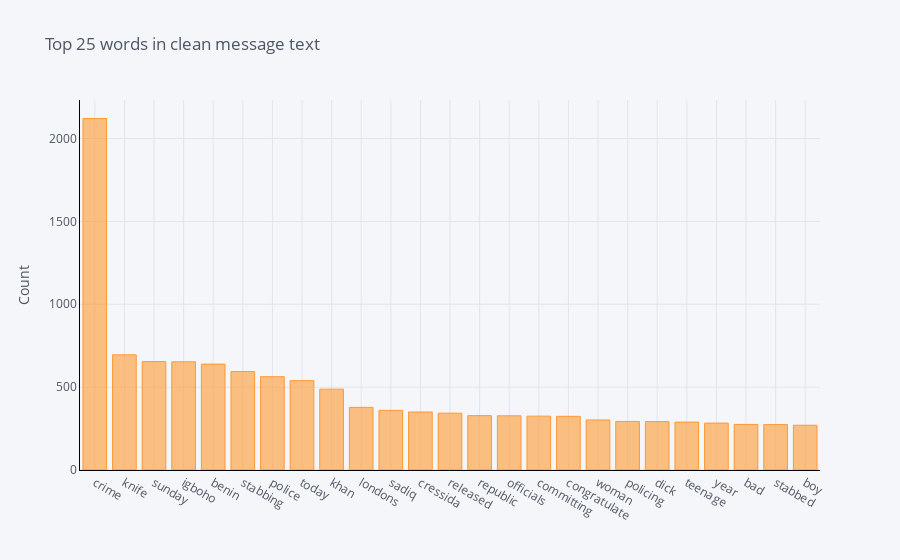
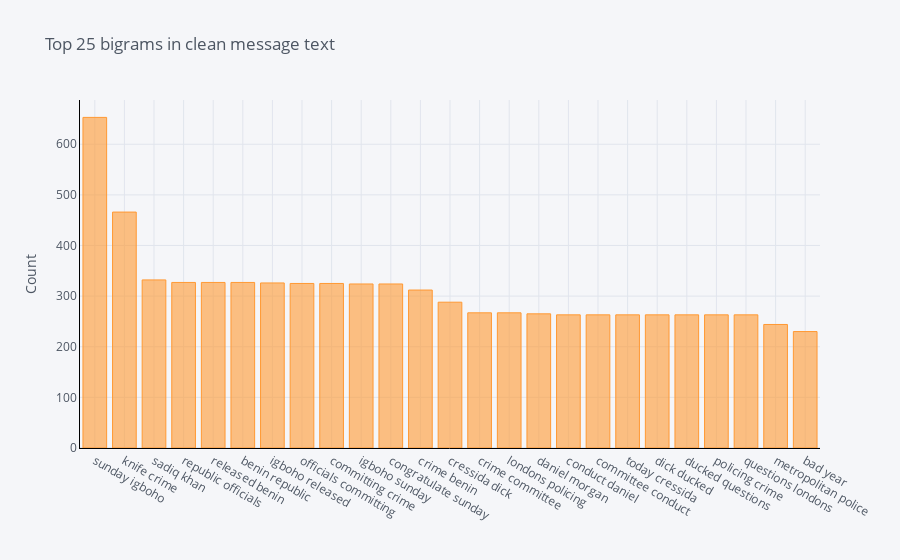
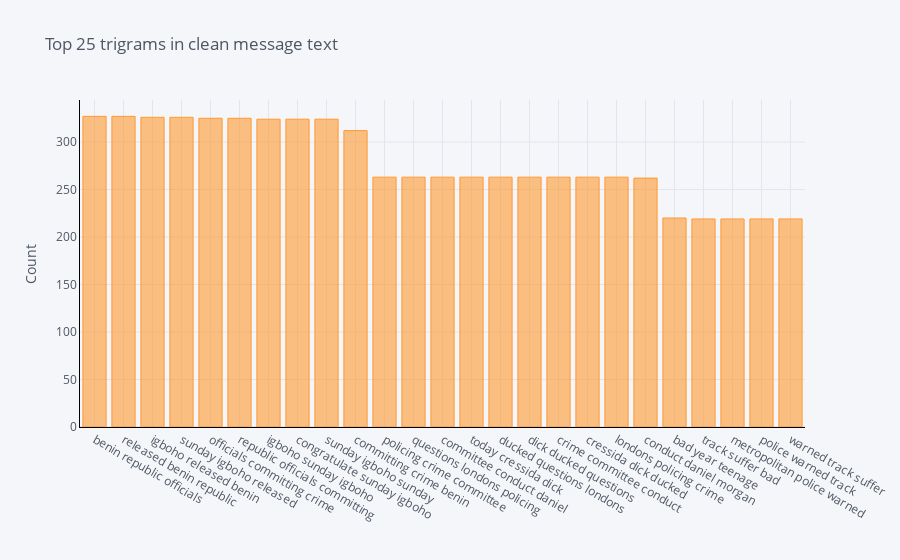

Notebook cell for these charts, in order:
### Code cell
plot_ngrams(all_tweets, 'Clean_MessageText')

### Figure 1 — Plotly figure (JSON) as saved in the notebook; plotly's stock layout.template omitted (floating-point values rounded to 4 significant figures)
{"data": [{"marker": {"color": "rgba(255, 153, 51, 0.6)", "line": {"color": "rgba(255, 153, 51, 1.0)", "width": 1}}, "name": "count", "orientation": "v", "text": "", "type": "bar", "x": ["crime", "knife", "sunday", "igboho", "benin", "stabbing", "police", "today", "khan", "londons", "sadiq", "cressida", "released", "republic", "officials", "committing", "congratulate", "woman", "policing", "dick", "teenage", "year", "bad", "stabbed", "boy"], "y": [2121, 695, 654, 653, 639, 594, 563, 539, 488, 378, 360, 350, 343, 328, 327, 325, 324, 302, 293, 292, 289, 283, 275, 274, 270]}], "layout": {"legend": {"bgcolor": "#F5F6F9", "font": {"color": "#4D5663"}}, "paper_bgcolor": "#F5F6F9", "plot_bgcolor": "#F5F6F9", "title": {"font": {"color": "#4D5663"}, "text": "Top 25 words in clean message text"}, "xaxis": {"gridcolor": "#E1E5ED", "linecolor": "black", "showgrid": true, "tickfont": {"color": "#4D5663"}, "title": {"font": {"color": "#4D5663"}, "text": ""}, "zerolinecolor": "#E1E5ED"}, "yaxis": {"gridcolor": "#E1E5ED", "linecolor": "black", "showgrid": true, "tickfont": {"color": "#4D5663"}, "title": {"font": {"color": "#4D5663"}, "text": "Count"}, "zerolinecolor": "#E1E5ED"}}}

### Figure 2 — Plotly figure (JSON) as saved in the notebook; plotly's stock layout.template omitted (floating-point values rounded to 4 significant figures)
{"data": [{"marker": {"color": "rgba(255, 153, 51, 0.6)", "line": {"color": "rgba(255, 153, 51, 1.0)", "width": 1}}, "name": "count", "orientation": "v", "text": "", "type": "bar", "x": ["sunday igboho", "knife crime", "sadiq khan", "republic officials", "released benin", "benin republic", "igboho released", "officials committing", "committing crime", "igboho sunday", "congratulate sunday", "crime benin", "cressida dick", "crime committee", "londons policing", "daniel morgan", "conduct daniel", "committee conduct", "today cressida", "dick ducked", "ducked questions", "policing crime", "questions londons", "metropolitan police", "bad year"], "y": [653, 466, 332, 327, 327, 327, 326, 325, 325, 324, 324, 312, 288, 267, 267, 265, 263, 263, 263, 263, 263, 263, 263, 244, 230]}], "layout": {"legend": {"bgcolor": "#F5F6F9", "font": {"color": "#4D5663"}}, "paper_bgcolor": "#F5F6F9", "plot_bgcolor": "#F5F6F9", "title": {"font": {"color": "#4D5663"}, "text": "Top 25 bigrams in clean message text"}, "xaxis": {"gridcolor": "#E1E5ED", "linecolor": "black", "showgrid": true, "tickfont": {"color": "#4D5663"}, "title": {"font": {"color": "#4D5663"}, "text": ""}, "zerolinecolor": "#E1E5ED"}, "yaxis": {"gridcolor": "#E1E5ED", "linecolor": "black", "showgrid": true, "tickfont": {"color": "#4D5663"}, "title": {"font": {"color": "#4D5663"}, "text": "Count"}, "zerolinecolor": "#E1E5ED"}}}

### Figure 3 — Plotly figure (JSON) as saved in the notebook; plotly's stock layout.template omitted (floating-point values rounded to 4 significant figures)
{"data": [{"marker": {"color": "rgba(255, 153, 51, 0.6)", "line": {"color": "rgba(255, 153, 51, 1.0)", "width": 1}}, "name": "count", "orientation": "v", "text": "", "type": "bar", "x": ["benin republic officials", "released benin republic", "igboho released benin", "sunday igboho released", "officials committing crime", "republic officials committing", "igboho sunday igboho", "congratulate sunday igboho", "sunday igboho sunday", "committing crime benin", "policing crime committee", "questions londons policing", "committee conduct daniel", "today cressida dick", "ducked questions londons", "dick ducked questions", "crime committee conduct", "cressida dick ducked", "londons policing crime", "conduct daniel morgan", "bad year teenage", "track suffer bad", "metropolitan police warned", "police warned track", "warned track suffer"], "y": [327, 327, 326, 326, 325, 325, 324, 324, 324, 312, 263, 263, 263, 263, 263, 263, 263, 263, 263, 262, 220, 219, 219, 219, 219]}], "layout": {"legend": {"bgcolor": "#F5F6F9", "font": {"color": "#4D5663"}}, "paper_bgcolor": "#F5F6F9", "plot_bgcolor": "#F5F6F9", "title": {"font": {"color": "#4D5663"}, "text": "Top 25 trigrams in clean message text"}, "xaxis": {"gridcolor": "#E1E5ED", "linecolor": "black", "showgrid": true, "tickfont": {"color": "#4D5663"}, "title": {"font": {"color": "#4D5663"}, "text": ""}, "zerolinecolor": "#E1E5ED"}, "yaxis": {"gridcolor": "#E1E5ED", "linecolor": "black", "showgrid": true, "tickfont": {"color": "#4D5663"}, "title": {"font": {"color": "#4D5663"}, "text": "Count"}, "zerolinecolor": "#E1E5ED"}}}
